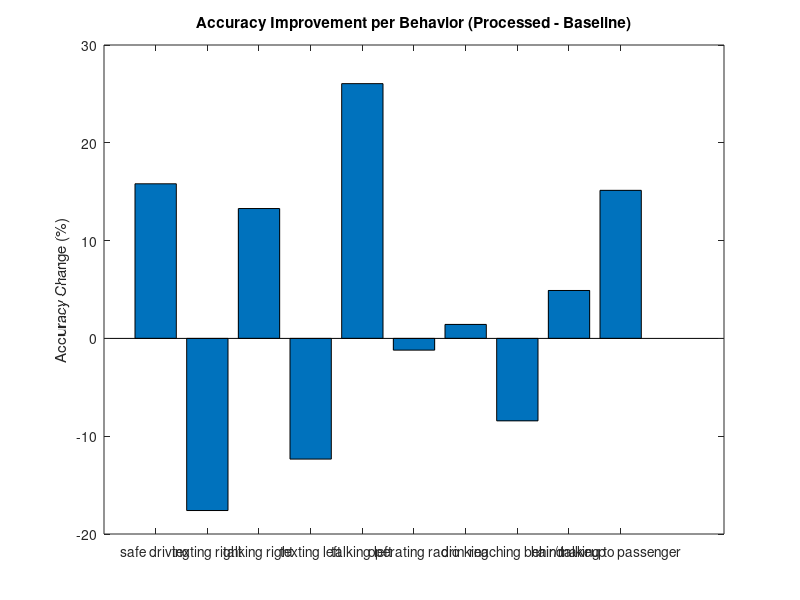

Reproduce this figure in MATLAB. (Note: this script raises an error after producing the figure.)
% Baseline accuracies
baseline = [45.68 70.11 33.07 70.13 46.86 74.87 57.20 70.60 41.50 23.47];

% Processed accuracies
processed = [61.49 52.51 46.35 57.79 72.91 73.67 58.63 62.17 46.40 38.61];

% Compute change
delta = processed - baseline;

% Actual behavior labels (StateFarm dataset)
behaviors = { ...
    'safe driving', ...
    'texting right', ...
    'talking right', ...
    'texting left', ...
    'talking left', ...
    'operating radio', ...
    'drinking', ...
    'reaching behind', ...
    'hair/makeup', ...
    'talking to passenger' ...
    };

figure;
bar(delta);
set(gca, 'XTick', 1:10, 'XTickLabel', behaviors);
xtickangle(45); % tilt labels for readability

ylabel('Accuracy Change (%)');
title('Accuracy Improvement per Behavior (Processed - Baseline)');

% Label each bar with numeric value
ytips = delta;
xtips = 1:10;
labels = string(round(delta,2));

text(xtips, ytips, labels, ...
    'HorizontalAlignment','center', ...
    'VerticalAlignment','bottom', ...
    'FontSize', 11);

grid on;

% Behavior labels
behaviors = {
    'safe driving'
    'texting right'
    'talking right'
    'texting left'
    'talking left'
    'operating radio'
    'drinking'
    'reaching behind'
    'hair/makeup'
    'talking to passenger'
};

% Baseline per-class accuracy (%)
baselineAcc = [45.68; 70.11; 33.07; 70.13; 46.86; 74.87; 57.20; 70.60; 41.50; 23.47];

% Baseline correct and total
baselineCorrect = [344; 502; 254; 540; 358; 563; 441; 461; 271; 169];
baselineTotal   = [753; 716; 768; 770; 764; 752; 771; 653; 653; 720];

% Processed per-class accuracy (%)
processedAcc = [61.49; 52.51; 46.35; 57.79; 72.91; 73.67; 58.63; 62.17; 46.40; 38.61];

% Processed correct and total
processedCorrect = [463; 376; 356; 445; 557; 554; 452; 406; 303; 278];
processedTotal   = [753; 716; 768; 770; 764; 752; 771; 653; 653; 720];

% Create MATLAB table
T = table(behaviors, baselineAcc, processedAcc, ...
          baselineCorrect, baselineTotal, ...
          processedCorrect, processedTotal);

% Display table
disp(T);
